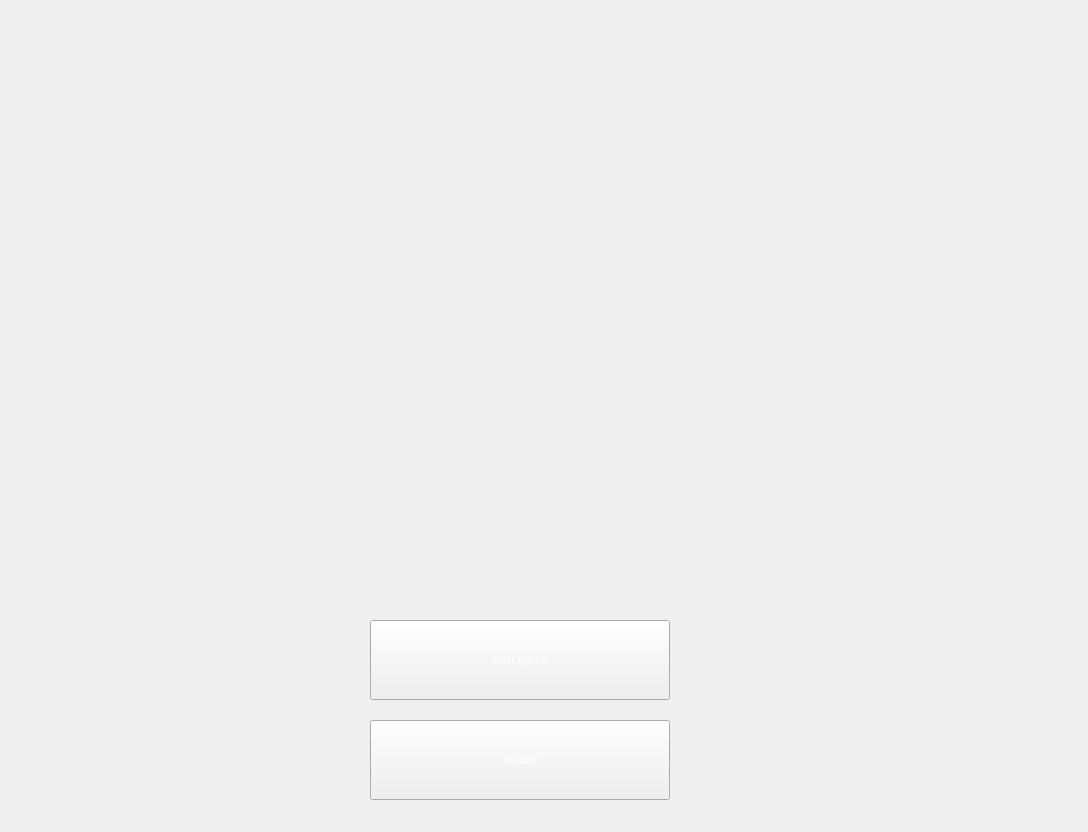
<?xml version="1.0" encoding="UTF-8"?>
<ui version="4.0">
 <class>MenuForm</class>
 <widget class="QWidget" name="MenuForm">
  <property name="geometry">
   <rect>
    <x>0</x>
    <y>0</y>
    <width>1088</width>
    <height>832</height>
   </rect>
  </property>
  <property name="windowTitle">
   <string>Form</string>
  </property>
  <widget class="QPushButton" name="btn_start">
   <property name="geometry">
    <rect>
     <x>370</x>
     <y>620</y>
     <width>300</width>
     <height>80</height>
    </rect>
   </property>
   <property name="sizePolicy">
    <sizepolicy hsizetype="Preferred" vsizetype="Preferred">
     <horstretch>0</horstretch>
     <verstretch>0</verstretch>
    </sizepolicy>
   </property>
   <property name="styleSheet">
    <string notr="true">QPushButton{
border-image: url(:/button/button/yellow_button00.png);
color: rgb(255, 255, 255);
}
QPushButton:hover{
border-image: url(:/button/button/yellow_button04.png);
color: rgb(255, 255, 255);
}
QPushButton:pressed{
border-image: url(:/button/button/yellow_button01.png);
color: rgb(255, 255, 255);
}</string>
   </property>
   <property name="text">
    <string>start game</string>
   </property>
  </widget>
  <widget class="QPushButton" name="btn_record">
   <property name="geometry">
    <rect>
     <x>370</x>
     <y>720</y>
     <width>300</width>
     <height>80</height>
    </rect>
   </property>
   <property name="styleSheet">
    <string notr="true">QPushButton{
border-image: url(:/button/button/blue_button00.png);
color: rgb(255, 255, 255);
}
QPushButton:hover{
border-image: url(:/button/button/blue_button04.png);
color: rgb(255, 255, 255);
}
QPushButton:pressed{
border-image: url(:/button/button/blue_button01.png);
color: rgb(255, 255, 255);
}</string>
   </property>
   <property name="text">
    <string>record</string>
   </property>
  </widget>
 </widget>
 <resources/>
 <connections/>
</ui>
